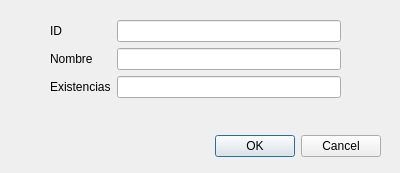
<?xml version="1.0" encoding="UTF-8"?>
<ui version="4.0">
 <class>formProducto</class>
 <widget class="QDialog" name="formProducto">
  <property name="geometry">
   <rect>
    <x>0</x>
    <y>0</y>
    <width>400</width>
    <height>173</height>
   </rect>
  </property>
  <property name="windowTitle">
   <string>Dialog</string>
  </property>
  <property name="modal">
   <bool>true</bool>
  </property>
  <widget class="QDialogButtonBox" name="buttonBox">
   <property name="geometry">
    <rect>
     <x>40</x>
     <y>130</y>
     <width>341</width>
     <height>32</height>
    </rect>
   </property>
   <property name="orientation">
    <enum>Qt::Horizontal</enum>
   </property>
   <property name="standardButtons">
    <set>QDialogButtonBox::Cancel|QDialogButtonBox::Ok</set>
   </property>
  </widget>
  <widget class="QWidget" name="formLayoutWidget">
   <property name="geometry">
    <rect>
     <x>50</x>
     <y>20</y>
     <width>291</width>
     <height>101</height>
    </rect>
   </property>
   <layout class="QFormLayout" name="formLayout">
    <item row="0" column="0">
     <widget class="QLabel" name="label">
      <property name="text">
       <string>ID</string>
      </property>
      <property name="alignment">
       <set>Qt::AlignCenter</set>
      </property>
     </widget>
    </item>
    <item row="0" column="1">
     <widget class="QLineEdit" name="idProducto"/>
    </item>
    <item row="1" column="0">
     <widget class="QLabel" name="label_2">
      <property name="text">
       <string>Nombre</string>
      </property>
     </widget>
    </item>
    <item row="1" column="1">
     <widget class="QLineEdit" name="nombreProducto"/>
    </item>
    <item row="2" column="0">
     <widget class="QLabel" name="label_3">
      <property name="text">
       <string>Existencias</string>
      </property>
     </widget>
    </item>
    <item row="2" column="1">
     <widget class="QLineEdit" name="existenciasProducto"/>
    </item>
   </layout>
  </widget>
 </widget>
 <resources/>
 <connections>
  <connection>
   <sender>buttonBox</sender>
   <signal>accepted()</signal>
   <receiver>formProducto</receiver>
   <slot>accept()</slot>
   <hints>
    <hint type="sourcelabel">
     <x>248</x>
     <y>254</y>
    </hint>
    <hint type="destinationlabel">
     <x>157</x>
     <y>274</y>
    </hint>
   </hints>
  </connection>
  <connection>
   <sender>buttonBox</sender>
   <signal>rejected()</signal>
   <receiver>formProducto</receiver>
   <slot>reject()</slot>
   <hints>
    <hint type="sourcelabel">
     <x>316</x>
     <y>260</y>
    </hint>
    <hint type="destinationlabel">
     <x>286</x>
     <y>274</y>
    </hint>
   </hints>
  </connection>
 </connections>
</ui>
